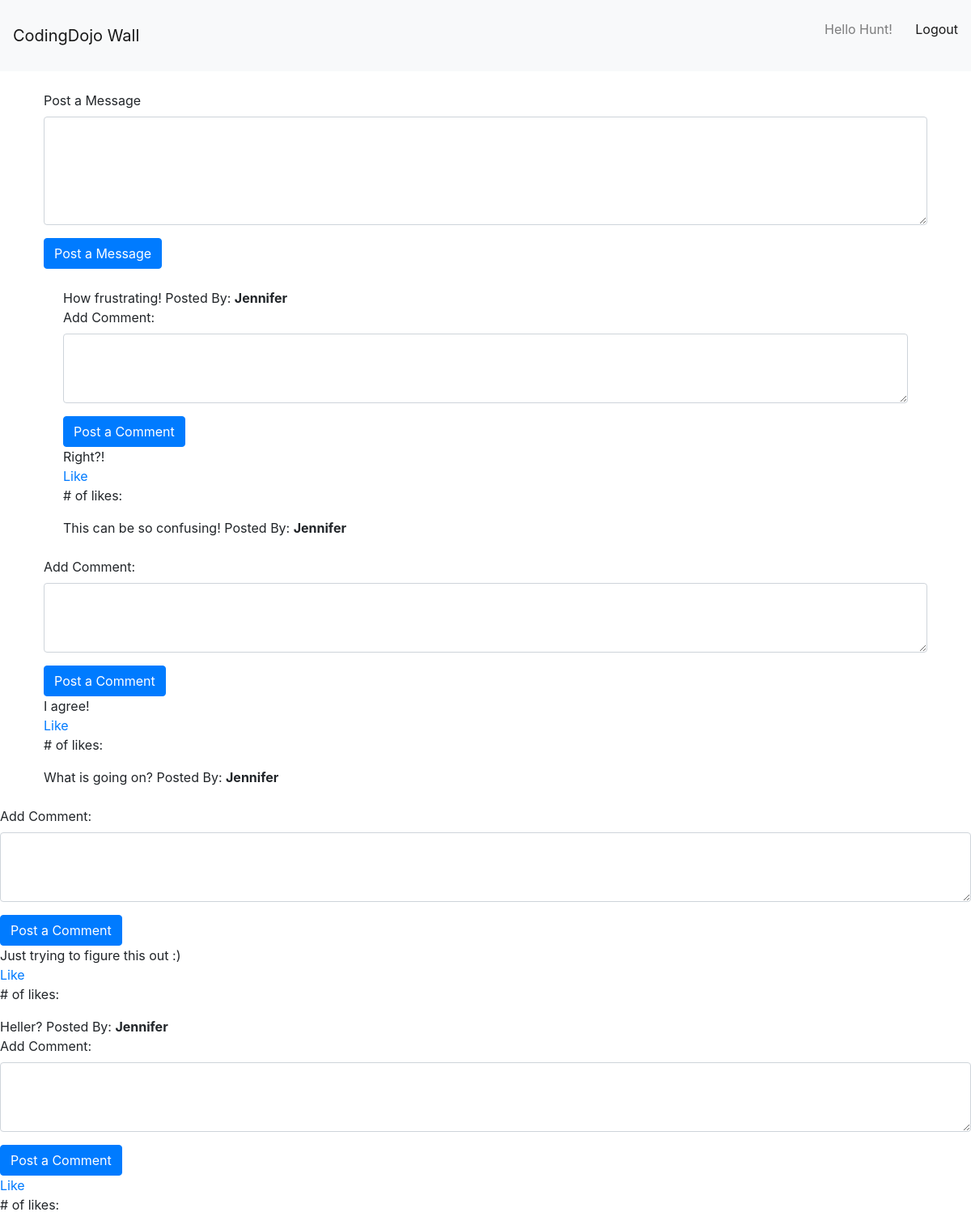
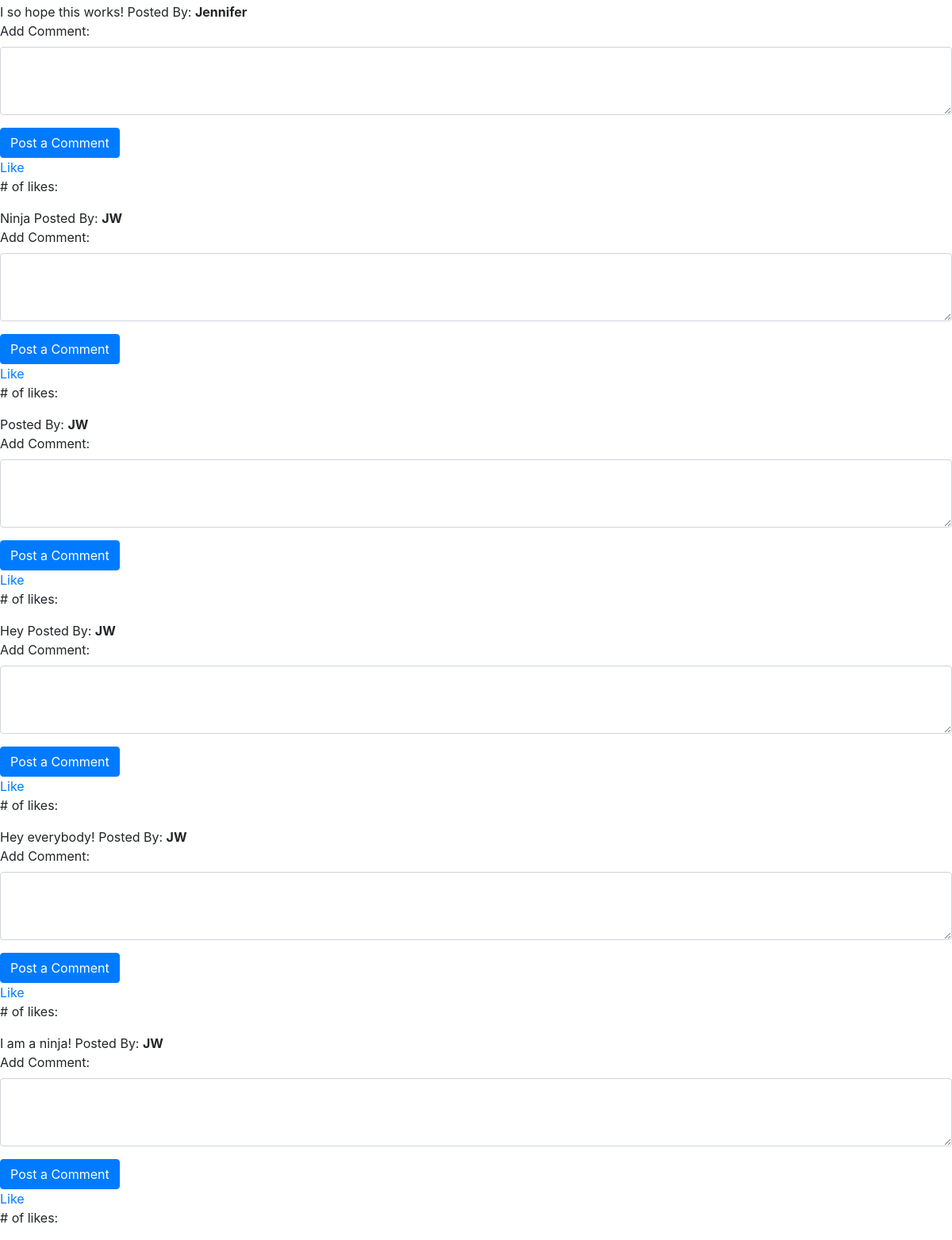
Screenshot of /wall (signed in) with the database file from the repository (2 pictures, top to bottom).
### login_app/models.py (models this page shows)
class Wall_Message(models.Model):
    message = models.CharField(max_length=255)
    poster = models.ForeignKey(User, related_name='user_messages', on_delete=models.CASCADE)
    likes = models.ManyToManyField(User, related_name='liked_messages')

class User(models.Model):
    first_name = models.CharField(max_length=45)
    last_name = models.CharField(max_length=45)
    email = models.CharField(max_length=45)
    birthday = models.DateField()
    password = models.CharField(max_length=45)
    created_at = models.DateTimeField(auto_now_add=True)
    updated_at = models.DateTimeField(auto_now=True)
    objects = UserManager()

class Comment(models.Model):
    comment = models.CharField(max_length=255)
    poster = models.ForeignKey(User, related_name='comments', on_delete=models.CASCADE)
    message = models.ForeignKey(Wall_Message, related_name='message_comments', on_delete=models.CASCADE)

### login_app/views.py (the view)
# urls.py: path('wall', views.success),
def success(request):
    if not "user_id" in request.session:
        return redirect('/')
    context = {
        'wall_messages': Wall_Message.objects.all()
    }
    return render(request, "success.html", context)

### login_app/templates/success.html (shortened to what this page needs)
<!DOCTYPE html>
<html lang="en">
<head>
    <link rel="stylesheet" href="https://maxcdn.bootstrapcdn.com/bootstrap/4.0.0/css/bootstrap.min.css"
>
</head>
<body>
    <nav class="navbar navbar-expand-lg navbar-light bg-light">
        <a class="navbar-brand" href="#">CodingDojo Wall</a>
        <div class="collapse navbar-collapse" id="navbarNav">
            <span class="navbar-text">
                <p class="navbar-text mr-4">Hello {{request.session.user_name}}!</p>
                <a href="/logout">Logout</a>
            </span>
        </div>
    </nav>
    <div class="container p-4">
        <form action="/create_message" method="post">
            <div class="form-group">
                <label>Post a Message</label>
                <textarea class="form-control" name="message" rows="5"></textarea>
            </div>
            <button class="btn btn-primary">Post a Message</button>
        </form>
    <div class="container p-4">
        <div class="message">
            {% for message in wall_messages reversed %}
            {{message.message}} Posted By: <strong>{{message.poster.first_name}}</strong>
        </div>
        <form action="/add_comment/{{message.id}}" method="post">
            <div class="form-group">
                <label>Add Comment:</label>
                <textarea class="form-control" name="comment" rows="3"></textarea>
            </div>
            <button class="btn btn-primary">Post a Comment</button>
        </form>
        <div class="comment">
            {% for comment in message.message_comments.all %}
            {{comment.comment}}
            {% endfor %}
        </div>
            <a href="/like/{{message.id}}">Like</a>
            <p># of likes: {{post.likes.count}}</p>
            {% endfor %}
</body>
</html>

### rows the page displays
Wall_Message: message "How frustrating!", poster.first_name "Jennifer"
Comment: comment "Right?!"
Wall_Message: message "This can be so confusing!", poster.first_name "Jennifer"
Comment: comment "I agree!"
Wall_Message: message "What is going on?", poster.first_name "Jennifer"
Comment: comment "Just trying to figure this out :)"
Wall_Message: message "Heller?", poster.first_name "Jennifer"
Wall_Message: message "I so hope this works!", poster.first_name "Jennifer"
Wall_Message: message "Ninja", poster.first_name "JW"
Wall_Message: poster.first_name "JW"
Wall_Message: message "Hey", poster.first_name "JW"
Wall_Message: message "Hey everybody!", poster.first_name "JW"
Wall_Message: message "I am a ninja!", poster.first_name "JW"

### other values shown
{{ request.session.user_name }} "Hunt"
